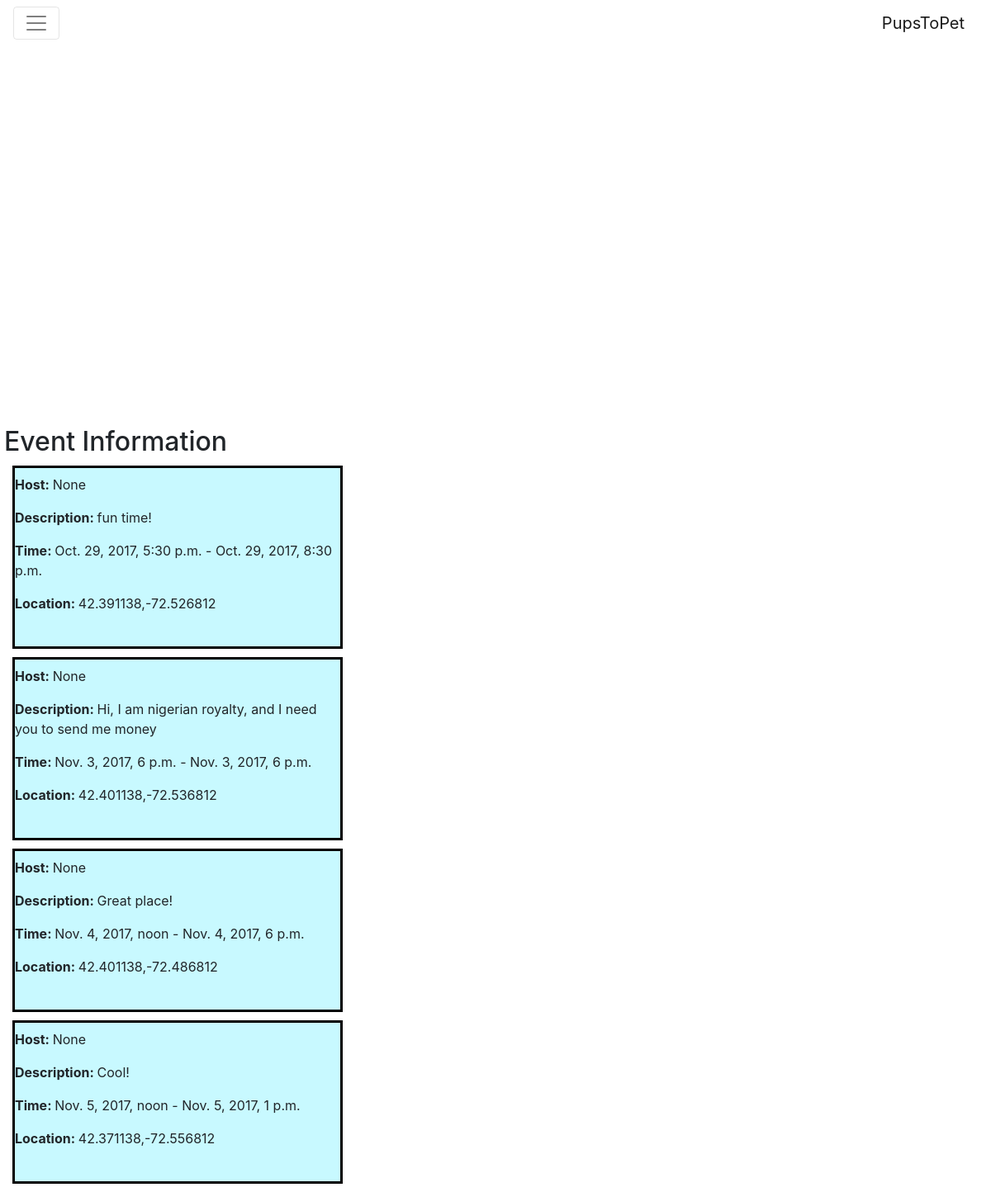
Screenshot of /PupsToPet/dashboard with the database file from the repository.
### PupsToPet/models.py (models this page shows, shortened)
class Event(models.Model):
    name = models.CharField(max_length=75,null=True,help_text="Event name")
    ID = models.UUIDField(primary_key=True, default=uuid.uuid4, help_text="Unique ID for each event")
    host = models.ForeignKey('Owner',on_delete=models.SET_NULL,null=True,help_text="Host of event")
    pets = models.ManyToManyField(Pet,help_text="Pets attending event")
    start_time = models.DateTimeField(max_length=10,null=True,help_text="Enter time that event starts")
    end_time = models.DateTimeField(max_length=10,null=True,help_text="Enter time that event ends")
    description = models.CharField(max_length=300, null=True, help_text="Enter event description here!")
    location = models.CharField(max_length=100,null=True,help_text="Enter event location") #special data type?
    class Meta:
        ordering = ["start_time", "name", "host", "ID"]

### PupsToPet/views.py (the view)
def dashboard(request):
    events=Event.objects.all()
    if request.user.is_authenticated():
        dogs=request.user.owner.pet_set.all()
    else:
        dogs=None
    return render(
        request,
        'dashboard.html',
        context={'events':events,'dogs':dogs},
    )

### PupsToPet/templates/dashboard.html (shortened to what this page needs)
{% extends "base_generic.html" %}
{% load static %}
{% block styles %}
 <link href="{% static 'vendor/bootstrap/css/bootstrap.min.css' %}" rel="stylesheet">
<link rel="stylesheet" href="https://maxcdn.bootstrapcdn.com/bootstrap/4.0.0-beta.2/css/bootstrap.min.css">
{% endblock %}
{% block navbar %}
{% if user.is_authenticated %}
   <nav class="navbar navbar-toggleable-md navbar-light bg-faded">
  <button class="navbar-toggler navbar-toggler-right" type="button" data-toggle="collapse" data-target="#navbarNavDropdown" aria-controls="navbarNavDropdown" aria-expanded="false" aria-label="Toggle navigation">
    <span class="navbar-toggler-icon"></span>
  </button>
  <a class="navbar-brand" href="#">PupsToPet</a>
  <div class="collapse navbar-collapse" id="navbarNavDropdown">
    <ul class="navbar-nav">
      <li class="nav-item">
        <a class="nav-link" href="{% url 'dashboard' %}">Dashboard</a>
      </li>
      <li class="nav-item">
        <a class="nav-link" href="{% url 'createpet' %}">Add a Pet</a>
      </li>
      <li class="nav-item">
        <a class="nav-link" href="{% url 'createevent' %}">Add an Event</a>
      </li>
      <li class="nav-item">
        <a class="nav-link" href="{% url 'findevent' %}">Search for Specific Events</a>
      </li>
      <li class="nav-item">
        <a class="nav-link" href="{% url 'logout' %}">Logout</a>
      </li>
      <li class="nav-item dropdown">
        <a class="nav-link dropdown-toggle" href="http://example.com" id="navbarDropdownMenuLink" data-toggle="dropdown" aria-haspopup="true" aria-expanded="false">Account Settings $ More</a>
        <div class="dropdown-menu" aria-labelledby="navbarDropdownMenuLink">
          <a class="dropdown-item" href="{% url 'updateprofile' %}">Update Your Personal Info</a>
         <!-- <a class="dropdown-item" href="#">Delete Your Account</a>
	 <a class="dropdown-item" href="#">Change Password</a>-->
          <a class="dropdown-item" href="#">About PupsToPet</a>
        </div>
      </li>
    </ul>
  </div>
</nav>
{% else %}
   <nav class="navbar navbar-toggleable-md navbar-light bg-faded">
  <button class="navbar-toggler navbar-toggler-right" type="button" data-toggle="collapse" data-target="#navbarNavDropdown" aria-controls="navbarNavDropdown" aria-expanded="false" aria-label="Toggle navigation">
    <span class="navbar-toggler-icon"></span>
  </button>
  <a class="navbar-brand" href="#">PupsToPet</a>
</nav>
{% endif %}
{% endblock %}
{% block content %}
<div id="page-content">
    <div id="map" style="height: 450px;width: 80%"></div>
    <div style="padding-top:10px;padding-left:5px">
        <h2>Event Information</h2>
        {% for eve in events %}
        <div style="border: 3px solid black;margin: 10px;width: 400px;background-color: rgb(200, 249, 255);;">
              <p><strong>Host: </strong>{{eve.host}}</p>
              <p><strong>Description: </strong>{{eve.description}}</p>
              <p><strong>Time: </strong>{{eve.start_time}} - {{eve.end_time}}</p>
              <p><strong>Location: </strong>{{eve.location}}</p>
              <br>
        </div>
        {% endfor %}
    </div>
</div>
{% endblock %}

### PupsToPet/templates/base_generic.html (shortened to what this page needs)
{% load static %}
<!DOCTYPE html>
<html>
    <head>
        {% block styles %}{% endblock %}
    </head>
    <body>
        <nav>
            {% block navbar %}{% endblock %}
        </nav>
        {% block content %}{% endblock %}
    </body>
</html>

### rows the page displays
Event: host "None", description "fun time!", start_time "Oct. 29, 2017, 5:30 p.m.", end_time "Oct. 29, 2017, 8:30 p.m.", location "42.391138,-72.526812"
Event: host "None", description "Hi, I am nigerian royalty, and I need you to send me money", start_time "Nov. 3, 2017, 6 p.m.", end_time "Nov. 3, 2017, 6 p.m.", location "42.401138,-72.536812"
Event: host "None", description "Great place!", start_time "Nov. 4, 2017, noon", end_time "Nov. 4, 2017, 6 p.m.", location "42.401138,-72.486812"
Event: host "None", description "Cool!", start_time "Nov. 5, 2017, noon", end_time "Nov. 5, 2017, 1 p.m.", location "42.371138,-72.556812"
